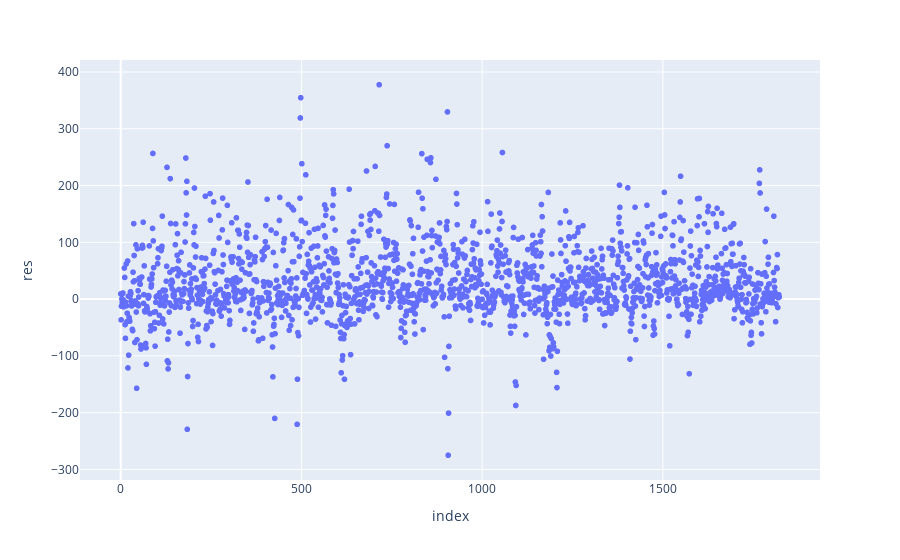

The code cell stored with this chart in its notebook:
### Code cell
X_test_res = X_test
X_test_res["res"] = res
X_test_res["date"] = date

fig = px.scatter(X_test_res,y="res",hover_data=["heure","humidity","temp","date"])
#fig.update_traces(mode="markers")
fig.show()

### Figure 1 — Plotly figure (JSON) as saved in the notebook; plotly's stock layout.template omitted (floating-point values rounded to 4 significant figures; data arrays with more than 128 entries replaced by an {"elided": "..."} marker saying what was removed)
{"data": [{"customdata": {"elided": "1823x4 mixed values"}, "hovertemplate": "index=%{x}<br>res=%{y}<br>heure=%{customdata[0]}<br>humidity=%{customdata[1]}<br>temp=%{customdata[2]}<br>date=%{customdata[3]}<extra></extra>", "legendgroup": "", "marker": {"color": "#636efa", "symbol": "circle"}, "mode": "markers", "name": "", "showlegend": false, "type": "scattergl", "x": {"elided": "1823 int values"}, "xaxis": "x", "y": {"elided": "1823 float values"}, "yaxis": "y"}], "layout": {"legend": {"tracegroupgap": 0}, "margin": {"t": 60}, "xaxis": {"anchor": "y", "domain": [0, 1], "title": {"text": "index"}}, "yaxis": {"anchor": "x", "domain": [0, 1], "title": {"text": "res"}}}}
